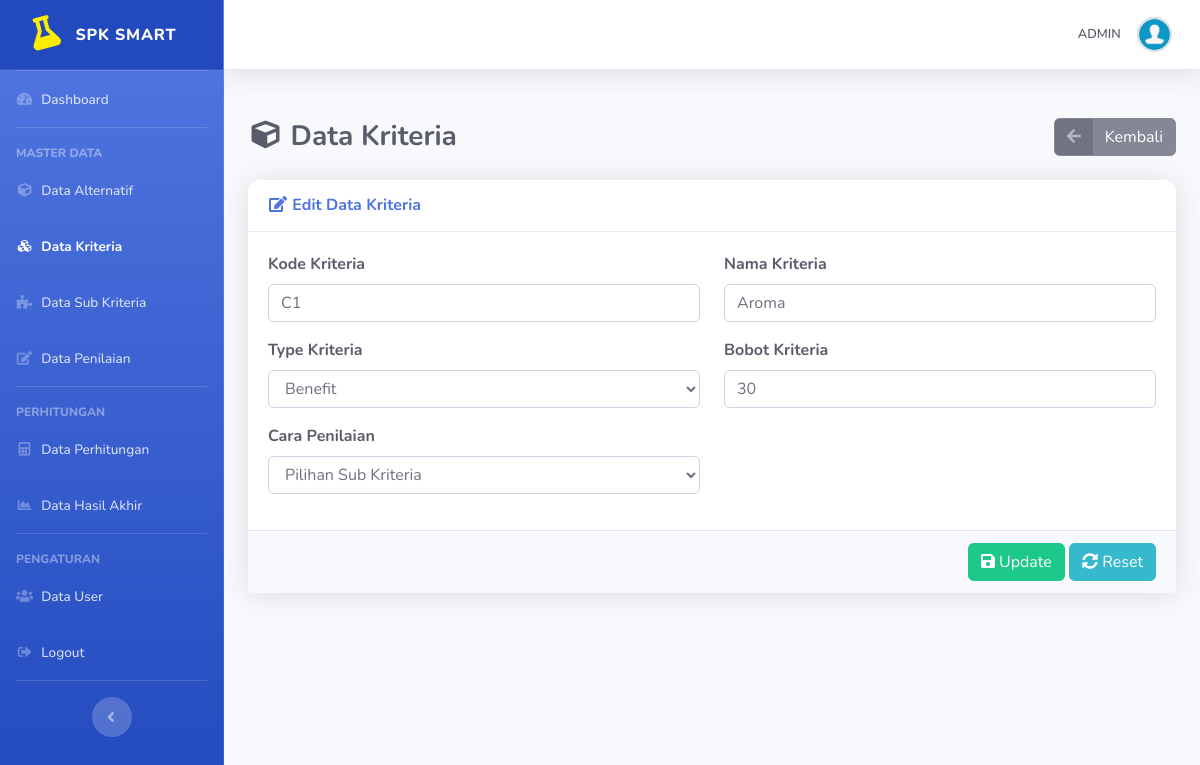
Screenshot of /edit-kriteria.php?id=12 (signed in) with the database file from the repository.
### tables this page shows
CREATE TABLE `kriteria` (
  `id_kriteria` int(11) NOT NULL,
  `kode_kriteria` varchar(10) NOT NULL,
  `nama` varchar(50) NOT NULL,
  `type` enum('Benefit','Cost') NOT NULL,
  `bobot` float NOT NULL,
  `ada_pilihan` tinyint(1) DEFAULT NULL
);

### edit-kriteria.php (the view, shortened to what this page needs)
<?php require_once('includes/init.php');
$id_kriteria = (isset($_GET['id'])) ? trim($_GET['id']) : '';
require_once('template/header.php');
?>
<div class="d-sm-flex align-items-center justify-content-between mb-4">
    <h1 class="h3 mb-0 text-gray-800"><i class="fas fa-fw fa-cube"></i> Data Kriteria</h1>
	<a href="list-kriteria.php" class="btn btn-secondary btn-icon-split"><span class="icon text-white-50"><i class="fas fa-arrow-left"></i></span>
		<span class="text">Kembali</span>
	</a>
</div>
<div class="card shadow mb-4">
    <div class="card-header py-3">
        <h6 class="m-0 font-weight-bold text-primary"><i class="fas fa-fw fa-edit"></i> Edit Data Kriteria</h6>
    </div>
	<form action="edit-kriteria.php?id=<?php echo $id_kriteria; ?>" method="post">
		<?php
		if(!$id_kriteria) {
		?>
		<div class="card-body">
			<div class="alert alert-danger">Data tidak ada</div>
		</div>
		<?php
		}else{
		$data = mysqli_query($koneksi,"SELECT * FROM kriteria WHERE id_kriteria='$id_kriteria'");
		$cek = mysqli_num_rows($data);
		if($cek <= 0) {
		?>
		<div class="card-body">
			<div class="alert alert-danger">Data tidak ada</div>
		</div>
		<?php
		}else{
			while($d = mysqli_fetch_array($data)){
		?>
		<div class="card-body">
			<div class="row">
				<div class="form-group col-md-6">
					<label class="font-weight-bold">Kode Kriteria</label>
					<input autocomplete="off" type="text" name="kode_kriteria" required value="<?php echo $d['kode_kriteria']; ?>" class="form-control"/>
				</div>
				<div class="form-group col-md-6">
					<label class="font-weight-bold">Nama Kriteria</label>
					<input autocomplete="off" type="text" name="nama" required value="<?php echo $d['nama']; ?>" class="form-control"/>
				</div>
				<div class="form-group col-md-6">
					<label class="font-weight-bold">Type Kriteria</label>
					<select name="type" class="form-control" required>
						<option value="Benefit" <?php if($d['type']=="Benefit") {echo "selected";} ?>>Benefit</option>
					</select>
				</div>
				<div class="form-group col-md-6">
					<label class="font-weight-bold">Bobot Kriteria</label>
					<input autocomplete="off" type="number" name="bobot" required value="<?php echo $d['bobot']; ?>" step="0.01" class="form-control"/>
				</div>
				<div class="form-group col-md-6">
					<label class="font-weight-bold">Cara Penilaian</label>
					<select name="ada_pilihan" class="form-control" required>
						<option value="1" <?php if($d['ada_pilihan']=="1") {echo "selected";} ?>>Pilihan Sub Kriteria</option>
					</select>
				</div>
			</div>
		</div>
		<div class="card-footer text-right">
            <button name="submit" value="submit" type="submit" class="btn btn-success"><i class="fa fa-save"></i> Update</button>
            <button type="reset" class="btn btn-info"><i class="fa fa-sync-alt"></i> Reset</button>
        </div>
		<?php
		}
		}
		}
		?>
	</form>
</div>
<?php
require_once('template/footer.php');
?>

### admin-custom.css (style rules this page uses)
body { font-family: 'Nunito', sans-serif; color: #5a5c69; }
.h3.mb-0.text-gray-800 { color: #4e73df; font-weight: 700; }
.card { border-radius: 0.75rem; border: none; box-shadow: 0 0.15rem 1.75rem 0 rgba(58, 59, 69, 0.05); }
.card-header { background-color: #fff; border-bottom: 1px solid #eaecf4; color: #4e73df; font-weight: 700; border-radius: 0.75rem 0.75rem 0 0 !important; }

### template/header.php (style rules this page uses)
body { font-family: 'Nunito', sans-serif; color: #5a5c69; }
.h3.mb-0.text-gray-800 { color: #4e73df; font-weight: 700; }
.card { border-radius: 0.75rem; border: none; box-shadow: 0 0.15rem 1.75rem 0 rgba(58, 59, 69, 0.05); }
.card-header { background-color: #fff; border-bottom: 1px solid #eaecf4; color: #4e73df; font-weight: 700; border-radius: 0.75rem 0.75rem 0 0 !important; }

### rows the page displays
kriteria: kode_kriteria "C1", nama "Aroma", type "Benefit", bobot "30", ada_pilihan "Pilihan Sub Kriteria"

### other values shown
$_SESSION['username'] "ADMIN"
